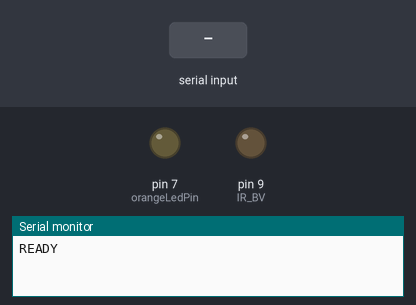
Recording of a sketch running on a simulated Arduino Uno, built with avr-gcc and run on an emulated ATmega328P. Shown: output pins drawn as LEDs (lit = HIGH), the last lines printed to the serial monitor. The inputs (shaded band) are chosen by the test bench.

Above: at 1.2 s.
1.3 s: "SEND\n" received over Serial
At 1.4 s:
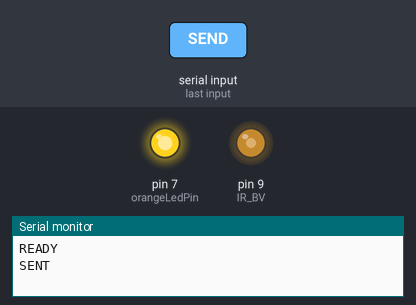
At 2.6 s:
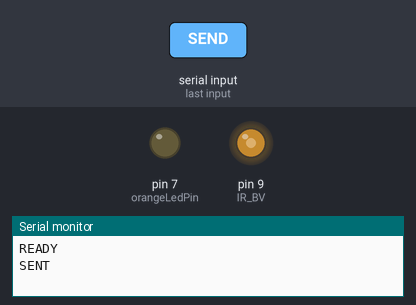
Timing chart, 0 to 4.3 s (numbered marks = the images above; inputs shaded):
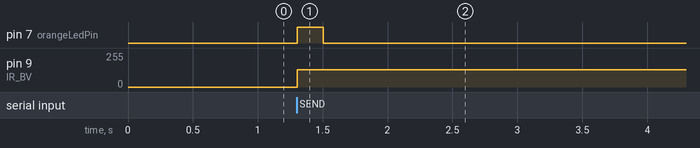

The sketch:

irdroino_Bluetooth_pronto_blaster.ino
```cpp
/*
Send Pronto Hex via an IR LED connected to Arduino Pin D9.
 Make sure you do not send a blank (" ") as the last character.
 Send the following command over the serial line:

 # Sony12, device = 1, obc = 47
 SEND 0000 0067 0000 000d 0060 0018 0030 0018 0030 0018 0030 0018 0030 0018 0018 0018 0030 0018 0018 0018 0030 0018 0018 0018 0018 0018 0018 0018 0018 03de

 or

 # RC5, device = 11, obc = 64
 SEND 0000 0073 0000 000B 0040 0020 0020 0020 0020 0040 0040 0040 0020 0020 0040 0020 0020 0020 0020 0020 0020 0020 0020 0020 0020 0CC8

 Based on https://github.com/stephenong/Arduino-IR-Remote-Control-Player
 */


#include <avr/interrupt.h>
#include <stdio.h>
#include <avr/pgmspace.h>
#include <stdint.h>
#include <avr/io.h>
#define IR_PORT PORTB
#define IR_PIN PINB
#define IR_DDR DDRB
#define IR_BV _BV(1)
#define IR_OCR OCR1A
#define IR_TCCRnA TCCR1A
#define IR_TCCRnB TCCR1B
#define IR_TCNTn TCNT1
#define IR_TIFRn TIFR1
#define IR_TIMSKn TIMSK1
#define IR_TOIEn TOIE1
#define IR_ICRn ICR1
#define IR_OCRn OCR1A
#define IR_COMn0 COM1A0
#define IR_COMn1 COM1A1
#define PRONTO_IR_SOURCE 0 // Pronto code byte 0
#define PRONTO_FREQ_CODE 1 // Pronto code byte 1
#define PRONTO_SEQUENCE1_LENGTH 2 // Pronto code byte 2
#define PRONTO_SEQUENCE2_LENGTH 3 // Pronto code byte 3
#define PRONTO_CODE_START 4 // Pronto code byte 4
#include <SoftwareSerial.h>
SoftwareSerial MyBlue(3, 4); // RX | TX

static const uint16_t *ir_code = NULL;
static uint16_t ir_cycle_count = 0;
static uint32_t ir_total_cycle_count = 0;
static uint8_t ir_seq_index = 0;
static uint8_t ir_led_state = 0;
 int orangeLedPin =  7;

void ir_on()
{
  IR_TCCRnA |= (1<<IR_COMn1) + (1<<IR_COMn0);
  ir_led_state = 1;
}

void ir_off()
{
  IR_TCCRnA &= ((~(1<<IR_COMn1)) & (~(1<<IR_COMn0)) );
  ir_led_state = 0;
}

void ir_toggle()
{
  if (ir_led_state)
    ir_off();
  else
    ir_on();
}

void ir_start(uint16_t *code)
{
  ir_code = code;
  IR_PORT &= ~IR_BV; // Turn output off
  IR_DDR |= IR_BV; // Set it as output
  IR_TCCRnA = 0x00; // Reset the pwm
  IR_TCCRnB = 0x00;
  //printf_P(PSTR("FREQ CODE: %hd\r\n"), code[PRONTO_FREQ_CODE]);
  uint16_t top = ( (F_CPU/1000000.0) * code[PRONTO_FREQ_CODE] * 0.241246 ) - 1;
  //printf_P(PSTR("top: %hu\n\r"), top);
  IR_ICRn = top;
  IR_OCRn = top >> 1;
  IR_TCCRnA = (1<<WGM11);
  IR_TCCRnB = (1<<WGM13) | (1<<WGM12);
  IR_TCNTn = 0x0000;
  IR_TIFRn = 0x00;
  IR_TIMSKn = 1 << IR_TOIEn;
  ir_seq_index = PRONTO_CODE_START;
  ir_cycle_count = 0;
  ir_on();
  IR_TCCRnB |= (1<<CS10);
}

#define TOTAL_CYCLES 80000 // Turns off after this number of
// cycles. About 2 seconds
// FIXME: Turn off after having sent
ISR(TIMER1_OVF_vect) {
  uint16_t sequenceIndexEnd;
  uint16_t repeatSequenceIndexStart;
  ir_total_cycle_count++;
  ir_cycle_count++;

  if (ir_cycle_count== ir_code[ir_seq_index]) {
    ir_toggle();
    ir_cycle_count = 0;
    ir_seq_index++;
    sequenceIndexEnd = PRONTO_CODE_START +
      (ir_code[PRONTO_SEQUENCE1_LENGTH]<<1) +
      (ir_code[PRONTO_SEQUENCE2_LENGTH]<<1);

    repeatSequenceIndexStart = PRONTO_CODE_START +
      (ir_code[PRONTO_SEQUENCE1_LENGTH]<<1);

    if (ir_seq_index >= sequenceIndexEnd ) {
      ir_seq_index = repeatSequenceIndexStart;

      if(ir_total_cycle_count>TOTAL_CYCLES) {
        ir_off();
        TCCR1B &= ~(1<<CS10);
      }
    }
  }
}

void ir_stop()
{
  IR_TCCRnA = 0x00; // Reset the pwm
  IR_TCCRnB = 0x00;
}

const uint16_t inputLength = 512;

void setup() {
 // Serial.begin(9600);
 Serial.begin(9600);
 MyBlue.begin(9600);
  Serial.println("READY");
 // MyBlue.println("READY");

pinMode(orangeLedPin, OUTPUT);
}

void loop()
{
  if ( Serial.available() > 0 )
  {
    static char input[inputLength];
    static uint16_t i;
    char c = Serial.read();

    if ( c != '\r' && c != '\n' && i < inputLength-1)
      input[i++] = c;

    else
    {
      input[i] = '\0';
      i = 0;

      uint16_t array[80];
      uint16_t j = 0;

      if ( !strncmp(input, "SEND", 4) )
      {
        char* p = input+4;

        while ( (p = strchr(p, ' ')) != NULL )
          array[j++] = strtol(p, &p, 16);

        ir_start(array);
        Serial.print("SENT ");
        for ( uint8_t i = 0; i < j; i++ )
        {
          Serial.print ("0x");
          Serial.print (array[i], HEX);
          Serial.print(" ");
        }

digitalWrite(orangeLedPin, HIGH);
    delay(200);
    digitalWrite(orangeLedPin, LOW);
    delay(200);
        Serial.println();
      }
    }
  }
  if ( MyBlue.available() > 0 )
  {
    static char input[inputLength];
    static uint16_t i;
    char c = MyBlue.read();

    if ( c != '\r' && c != '\n' && i < inputLength-1)
      input[i++] = c;

    else
    {
      input[i] = '\0';
      i = 0;

      uint16_t array[80];
      uint16_t j = 0;

      if ( !strncmp(input, "SEND", 4) )
      {
        char* p = input+4;

        while ( (p = strchr(p, ' ')) != NULL )
          array[j++] = strtol(p, &p, 16);

        ir_start(array);
    //    MyBlue.print("SENT ");
    //    for ( uint8_t i = 0; i < j; i++ )
    //    {
     //     MyBlue.print ("0x");
     //     MyBlue.print (array[i], HEX);
      //    MyBlue.print(" ");
     //   }

digitalWrite(orangeLedPin, HIGH);
    delay(200);
    digitalWrite(orangeLedPin, LOW);
    delay(200);
        Serial.println();
      }
    }
  }
}
```

Measured:
- after the input at 1.3 s, pin 7 (orangeLedPin): LOW → HIGH at once, → LOW 0.20 s later; pin 9 (IR_BV): 0/255 → 128/255 at once
